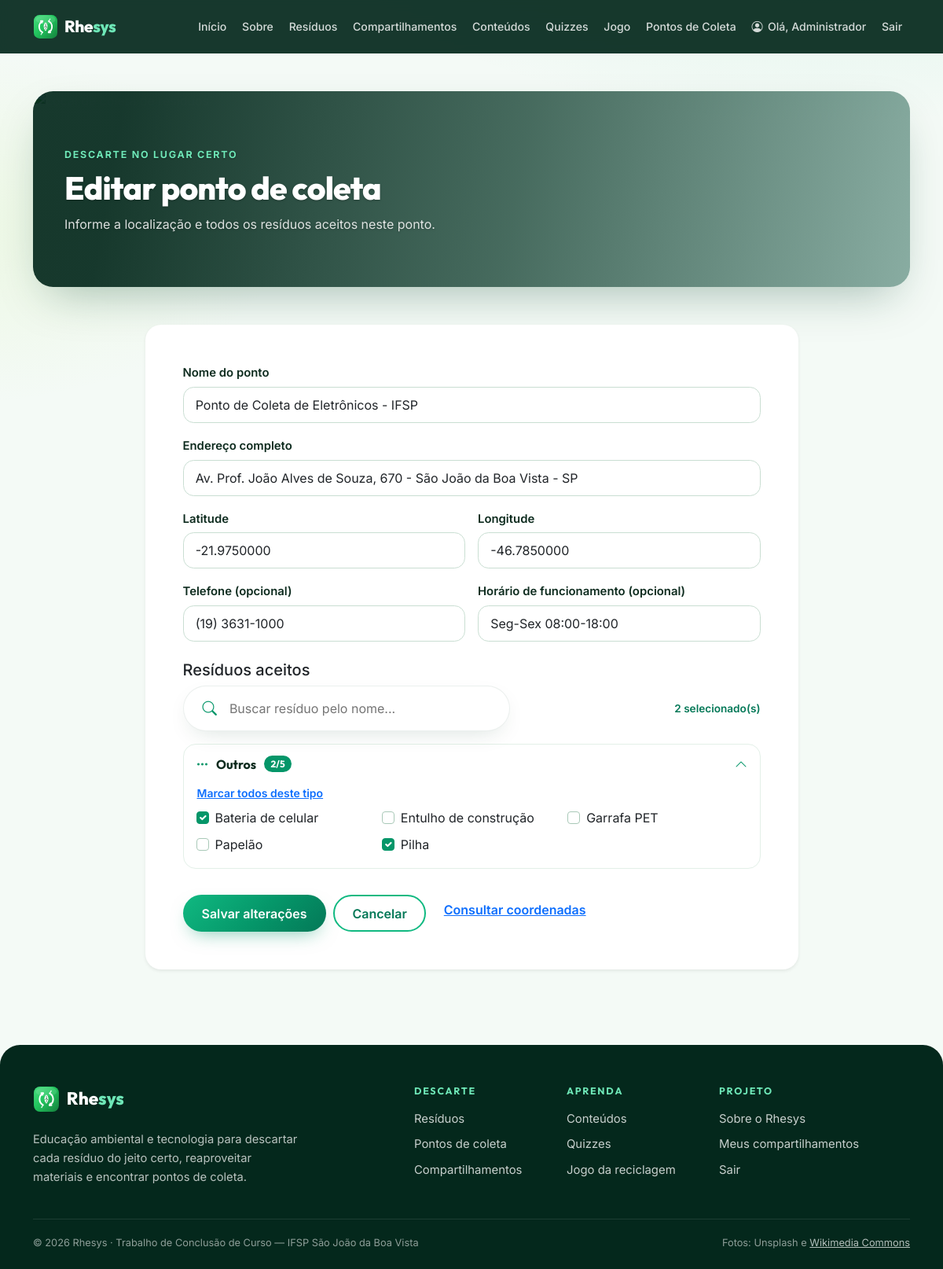
The page /pages/cadastro_ponto_coleta.php?id=2 (signed in) on the database its author committed.
### tables this page shows
CREATE TABLE ponto_coleta (
    id_ponto INT AUTO_INCREMENT PRIMARY KEY,
    nome VARCHAR(150) NOT NULL,
    endereco VARCHAR(255),
    latitude DECIMAL(10, 7),
    longitude DECIMAL(10, 7),
    telefone VARCHAR(20),
    horario_funcionamento VARCHAR(150)
);

CREATE TABLE residuo (
    id_residuo INT AUTO_INCREMENT PRIMARY KEY,
    id_classificacao INT NOT NULL,
    nome VARCHAR(150) NOT NULL,
    descricao TEXT,
    forma_descarte TEXT,
    reciclagem TEXT,
    palavras_chave VARCHAR(1000),
    possui_logistica_reversa BOOLEAN NOT NULL DEFAULT FALSE,
     
     
    tipo_material VARCHAR(30) NULL,
    created_at DATETIME NOT NULL DEFAULT CURRENT_TIMESTAMP,
    INDEX idx_residuo_classificacao (id_classificacao),
    INDEX idx_residuo_tipo (tipo_material),
     
    UNIQUE KEY uq_residuo_nome (nome),
    CONSTRAINT fk_residuo_classificacao
        FOREIGN KEY (id_classificacao) REFERENCES classificacao(id_classificacao)
        ON DELETE RESTRICT ON UPDATE CASCADE
);

### config/residuos.php (called while the page is built, shortened)
<?php
function normalizar_texto($texto)
{
    $texto = mb_strtolower(trim((string) $texto), 'UTF-8');
    return strtr($texto, [
        'á' => 'a', 'à' => 'a', 'â' => 'a', 'ã' => 'a', 'ä' => 'a',
        'é' => 'e', 'è' => 'e', 'ê' => 'e', 'ë' => 'e',
        'í' => 'i', 'ì' => 'i', 'î' => 'i', 'ï' => 'i',
        'ó' => 'o', 'ò' => 'o', 'ô' => 'o', 'õ' => 'o', 'ö' => 'o',
        'ú' => 'u', 'ù' => 'u', 'û' => 'u', 'ü' => 'u',
        'ç' => 'c',
    ]);
}

### pages/cadastro_ponto_coleta.php (the view, shortened to what this page needs)
<?php
require_once __DIR__ . '/../config/residuos.php';
$id_ponto = (int) (($_SERVER['REQUEST_METHOD'] === 'POST' ? $_POST['id_ponto'] ?? 0 : $_GET['id'] ?? 0));
$erros = [];
$nome = $endereco = $latitude = $longitude = $telefone = $horario = '';
$selecionados = [];
$residuos = $pdo->query('SELECT id_residuo, nome, tipo_material FROM residuo ORDER BY nome')->fetchAll();
if ($id_ponto > 0) {
    $stmt = $pdo->prepare('SELECT * FROM ponto_coleta WHERE id_ponto = :id');
    $stmt->bindValue(':id', $id_ponto, PDO::PARAM_INT);
    $stmt->execute();
    $ponto = $stmt->fetch();
    if (!$ponto) {
        $erros[] = 'Ponto de coleta não encontrado.';
        $id_ponto = 0;
    } elseif ($_SERVER['REQUEST_METHOD'] !== 'POST') {
        $nome = $ponto['nome'];
        $endereco = (string) $ponto['endereco'];
        $latitude = (string) $ponto['latitude'];
        $longitude = (string) $ponto['longitude'];
        $telefone = (string) $ponto['telefone'];
        $horario = (string) $ponto['horario_funcionamento'];
        $stmt = $pdo->prepare('SELECT id_residuo FROM residuo_ponto_coleta WHERE id_ponto = :id');
        $stmt->bindValue(':id', $id_ponto, PDO::PARAM_INT);
        $stmt->execute();
        $selecionados = array_map('intval', array_column($stmt->fetchAll(), 'id_residuo'));
    }
}
require __DIR__ . '/../includes/header.php';
?>
<section class="band reveal">
    <img class="band-bg" src="<?php echo BASE_URL; ?>img/fotos/coleta.jpg" alt="Local de coleta de resíduos">
    <span class="crumb">Descarte no lugar certo</span>
    <h1 class="mt-2"><?php echo $id_ponto > 0 ? 'Editar ponto de coleta' : 'Cadastrar ponto de coleta'; ?></h1>
    <p class="mt-2">Informe a localização e todos os resíduos aceitos neste ponto.</p>
</section>
<div class="row justify-content-center mt-5 reveal">
    <div class="col-lg-9">
        <div class="card shadow-sm"><div class="card-body p-4 p-lg-5">
            <form method="post" action="cadastro_ponto_coleta.php<?php echo $id_ponto > 0 ? '?id=' . $id_ponto : ''; ?>">
                <div class="row g-3">
                    <div class="col-12">
                        <label for="nome" class="form-label">Nome do ponto</label>
                        <input class="form-control" id="nome" name="nome" value="<?php echo htmlspecialchars($nome); ?>" required minlength="3" maxlength="150">
                    </div>
                    <div class="col-12">
                        <label for="endereco" class="form-label">Endereço completo</label>
                        <input class="form-control" id="endereco" name="endereco" value="<?php echo htmlspecialchars($endereco); ?>" required minlength="5" maxlength="255">
                    </div>
                    <div class="col-md-6">
                        <label for="latitude" class="form-label">Latitude</label>
                        <input class="form-control" id="latitude" name="latitude" type="number" step="any" min="-90" max="90" value="<?php echo htmlspecialchars($latitude); ?>" required placeholder="-21.9696000">
                    </div>
                    <div class="col-md-6">
                        <label for="longitude" class="form-label">Longitude</label>
                        <input class="form-control" id="longitude" name="longitude" type="number" step="any" min="-180" max="180" value="<?php echo htmlspecialchars($longitude); ?>" required placeholder="-46.7906000">
                    </div>
                    <div class="col-md-6">
                        <label for="telefone" class="form-label">Telefone (opcional)</label>
                        <input class="form-control" id="telefone" name="telefone" value="<?php echo htmlspecialchars($telefone); ?>" maxlength="20">
                    </div>
                    <div class="col-md-6">
                        <label for="horario_funcionamento" class="form-label">Horário de funcionamento (opcional)</label>
                        <input class="form-control" id="horario_funcionamento" name="horario_funcionamento" value="<?php echo htmlspecialchars($horario); ?>" maxlength="150" placeholder="Seg-Sex 08:00-17:00">
                    </div>
                </div>
                <fieldset class="mt-4">
                    <legend class="h5">Resíduos aceitos</legend>
                    <?php if (!$residuos): ?>
                        <div class="alert alert-info">Cadastre um resíduo antes de criar o ponto.</div>
                    <?php else: ?>
                        <?php
                        $por_tipo = [];
                        foreach ($residuos as $residuo) {
                            $chave = isset(TIPOS_RESIDUO[$residuo['tipo_material'] ?? '']) ? $residuo['tipo_material'] : 'outros';
                            $por_tipo[$chave][] = $residuo;
                        }
                        $ordem = array_flip(array_merge(array_keys(TIPOS_RESIDUO), ['outros']));
                        uksort($por_tipo, fn($a, $b) => $ordem[$a] <=> $ordem[$b]);
                        ?>
                        <div class="d-flex flex-wrap align-items-center justify-content-between gap-2 mb-3">
                            <div class="search-pill residuos-aceitos-busca flex-grow-1">
                                <i class="bi bi-search" aria-hidden="true"></i>
                                <input type="search" id="busca-aceitos" placeholder="Buscar resíduo pelo nome..." autocomplete="off">
                            </div>
                            <span class="contador-aceitos" id="contador-aceitos" aria-live="polite"><?php echo count($selecionados); ?> selecionado(s)</span>
                        </div>
                        <?php foreach ($por_tipo as $chave => $itens):
                            $info = TIPOS_RESIDUO[$chave] ?? ['rotulo' => 'Outros', 'icone' => 'bi-three-dots'];
                            $marcados = count(array_filter($itens, fn($r) => in_array((int) $r['id_residuo'], $selecionados, true))); ?>
                            <details class="grupo-aceitos" <?php echo $marcados > 0 ? 'open' : ''; ?>>
                                <summary>
                                    <i class="bi <?php echo $info['icone']; ?>" style="color: var(--rhe-600);"></i>
                                    <?php echo htmlspecialchars($info['rotulo']); ?>
                                    <span class="conta-grupo<?php echo $marcados ? ' tem' : ''; ?>" data-total="<?php echo count($itens); ?>"><?php echo $marcados; ?>/<?php echo count($itens); ?></span>
                                    <i class="bi bi-chevron-down seta" aria-hidden="true"></i>
                                </summary>
                                <div class="lista-aceitos">
                                    <button type="button" class="btn btn-link btn-sm p-0 mb-2 marcar-grupo">Marcar todos deste tipo</button>
                                    <div class="row g-2">
                                        <?php foreach ($itens as $residuo): ?>
                                            <div class="col-sm-6 col-lg-4 item-aceito" data-nome="<?php echo htmlspecialchars(normalizar_texto($residuo['nome'])); ?>">
                                                <div class="form-check">
                                                    <input class="form-check-input" type="checkbox" name="residuos[]" value="<?php echo (int) $residuo['id_residuo']; ?>" id="residuo-<?php echo (int) $residuo['id_residuo']; ?>" <?php echo in_array((int) $residuo['id_residuo'], $selecionados, true) ? 'checked' : ''; ?>>
                                                    <label class="form-check-label" for="residuo-<?php echo (int) $residuo['id_residuo']; ?>"><?php echo htmlspecialchars($residuo['nome']); ?></label>
                                                </div>
                                            </div>
                                        <?php endforeach; ?>
                                    </div>
                                </div>
                            </details>
                        <?php endforeach; ?>
                    <?php endif; ?>
                </fieldset>
                <div class="form-acoes">
                    <button type="submit" class="btn btn-success" <?php echo !$residuos ? 'disabled' : ''; ?>><?php echo $id_ponto > 0 ? 'Salvar alterações' : 'Cadastrar ponto'; ?></button>
                    <a href="pontos_coleta.php" class="btn btn-outline-success">Cancelar</a>
                    <a href="https://www.openstreetmap.org/" target="_blank" rel="noopener noreferrer" class="btn btn-link">Consultar coordenadas</a>
                </div>
            </form>
        </div></div>
    </div>
</div>
<?php require __DIR__ . '/../includes/footer.php'; ?>

### rows shown on the page
ponto_coleta: nome "Ponto de Coleta de Eletrônicos - IFSP", endereco "Av. Prof. João Alves de Souza, 670 - São João da Boa Vista - SP", latitude "-21.9750000", longitude "-46.7850000", telefone "(19) 3631-1000", horario_funcionamento "Seg-Sex 08:00-18:00"
residuo: tipo_material "Outros", id_residuo "☑", nome "Pilha"
residuo: id_residuo "2", id_residuo "☑", nome "Bateria de celular"
residuo: nome "Entulho de construção"
residuo: nome "Garrafa PET"
residuo: nome "Papelão"

### other values the page prints
$item[0] "Início"
$item[0] "Sobre"
$item[0] "Resíduos"
$item[0] "Compartilhamentos"
$item[0] "Conteúdos"
$item[0] "Quizzes"
$item[0] "Jogo"
$item[0] "Pontos de Coleta"
$primeiro_nome "Administrador"
count($selecionados) "2"
count($itens) "5"
